Frame 1 (no input): blank canvas, image omitted
Frame 60 (the mouse pressed at the canvas centre just before this capture): blank canvas, image omitted
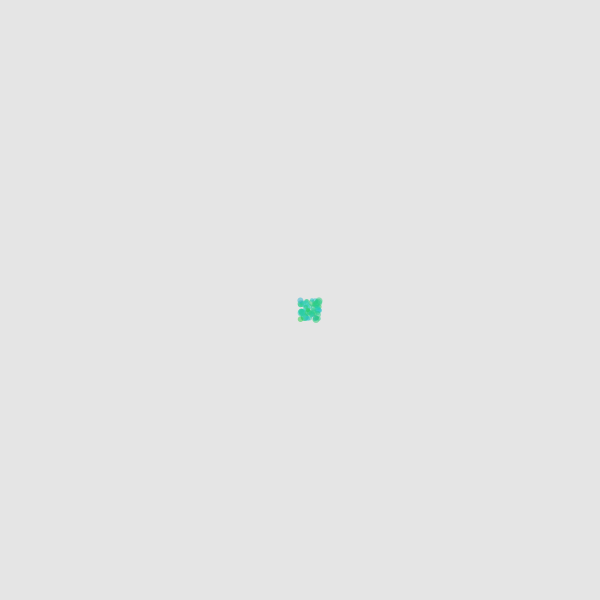
Frame 120 (the mouse held since frame 60 and released just before this capture)

The Processing sketch whose frames 1 and 60 were blank and that drew this single picture after the mouse press (run headless with seeded random() and noise(); from frame 60 on, the mouse is pressed at the canvas centre):

// Processing sketch: processing_106752
// ── processing_106752.pde

int counter;
 
void setup() {
  size(600, 600);
  colorMode(HSB, 100);
  background(164,0,90);
  text ("", 180,300);
  smooth();
  noStroke();
}
 
 
void draw() {
  if (mousePressed == true) {
  float circlecolor = random(35,45);
  fill(random(circlecolor,circlecolor +10),80,80,50);
  float circlesize = random(3,8);
  ellipse(random(mouseX,mouseX+20), random(mouseY,mouseY+20), circlesize, circlesize);
  }
}
 
void keyPressed() {  
     if (key == BACKSPACE) {
       background(164,0,90);      // clears the background
       fill (100,0,100);
       text ("", 180,300);
   } 
}
